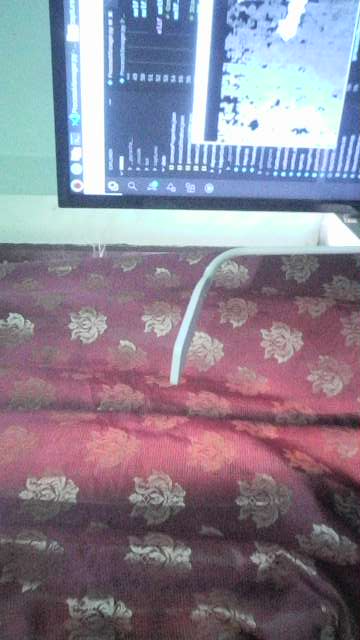
#> input picture testImages/visualOdometryTestImages/top_030521164146.png, 360 x 640 px, given as the content of the folder testImages/visualOdometryTestImages/1, which was not available
$ jupyter execute --allow-errors visualOdometryPipeline.ipynb   (shell and % lines are left out)   (older library calls are emulated)   (text cells are left out)
#> lines starting #> are read from the running program, lines starting #| are printed output that depends on the picture; pictures that were not available may be replaced by others from this repository, and a replacement may not be noted
### ImageProcessor.py
import datetime
import multiprocessing
import time

import cv2
import numpy as np

from helperScripts import jsonHelper
from StereoMatcher import StereoMatcher
from VoxelGrid import VoxelGrid


class ImageProcessor(multiprocessing.Process):
    """Class to handle image processing on capture stream"""
    def __init__(self, vertical=True):
        super(ImageProcessor, self).__init__()

        # Flags
        # Vertical or horizontal stereo rig
        self.vertical = vertical

        # Debug
        self.verbose = False

        # Capture link
        self.captureBufferReady = False
        self.captureEventReady = False

        # Calibration load
        self.monoCalibrationLoaded = False
        self.cameraPropertiesLoaded = False
        self.stereoCalibrationLoaded = False
        self.stereoRectifyLoaded = False


    ### Methods to link up with capture process

    # [267 lines left out: functions referenceCaptureBuffers, isCaptureBufferReady, referenceCaptureEvents, isCaptureEventReady, isCapturePipelineReady, captureImages and 6 more, not called in this run]


    ### Methods to load calibrations and camera properties

    def loadMonoCalibration(self, path="data/monoCalibration.json"):
        """Loads mono calibration data from given json"""

        dataDict = jsonHelper.jsonToDict(path)

        # Left
        self.cameraMatrixL = np.array(dataDict["left"]["cameraMatrix"])
        self.distortionCoeffsL = np.array(\
                                    dataDict["left"]["distortionCoeffs"])

        # Right
        self.cameraMatrixR = np.array(dataDict["right"]["cameraMatrix"])
        self.distortionCoeffsR = np.array(\
                                    dataDict["right"]["distortionCoeffs"])

        print("Loaded mono calibration")

        self.monoCalibrationLoaded = True


    # [133 lines left out: functions loadCameraProperties, loadStereoCalibration, loadStereoRectify, initUndistortRectifyMap, undistortRectifyRemap, convertToGrayscale, not called in this run]


    ### Methods to set context and start processes

    def setContext(self, context):
        """Selects which methods to run on start() based on context"""
        self.context = context


    # [10 lines left out: function run, not called in this run]


# [2 lines that do not run on import are left out]

### helperScripts/TimeKeeper.py
import time


class TimeKeeper:
    """Class to keep time of operations"""
    def __init__(self):
        pass


    def startPerfCounter(self):
        """Start an internal counter for evaluating performance. Stop with
        stopPerfCounter()"""
        self.perfCounter = [time.perf_counter(), 0]


    # [5 lines left out: function returnPerfCounter, not called in this run]

    def printPerfCounter(self):
        """Stop internal perf_counter and print elapsed time"""
        self.perfCounter[1] = time.perf_counter()

        print("Completed in {:.6f} seconds"\
                        .format(self.perfCounter[1]-self.perfCounter[0]))

    def getElapsedTime(self):
        """Return elapsed time of the last session"""
        return self.perfCounter[1]-self.perfCounter[0]


### visualOdometryPipeline.ipynb
[cell 1]
import cv2
import glob
import matplotlib.pyplot as plt
import numpy as np

from ImageProcessor import ImageProcessor
from helperScripts.TimeKeeper import TimeKeeper

[cell 2]
folderChoice = 1
path = "".join(["testImages/visualOdometryTestImages/", str(folderChoice)])

# Load set of top images
imageGlobT = sorted(glob.glob("".join([path, "/top_*", ".png"])))

# Load set of bottom images
imageGlobB = sorted(glob.glob("".join([path, "/bottom_*", ".png"])))

# Load depth map
imageGlobD = sorted(glob.glob("".join([path, "/topDepth_*", ".png"])))

if not (len(imageGlobT)==len(imageGlobB) and \
                len(imageGlobB)==len(imageGlobD)):
    print("Images could not be matched")

print ("Selections: 0-{}".format(len(imageGlobT)-2))

[cell 3]
# Top images
imagesT = []
for imageFile in imageGlobT:
    imagesT.append(cv2.imread(imageFile))

# Bottom images
imagesB = []
for imageFile in imageGlobB:
    imagesB.append(cv2.imread(imageFile))

# Depth maps; -1 flag to load them as is
depthMaps = []
for imageFile in imageGlobD:
    depthMaps.append(cv2.imread(imageFile, -1))

print(len(imagesT), len(imagesB), len(depthMaps))
#| 1 0 0

[cell 4]
selection = 0

plt.figure(figsize=(7,7))
plt.suptitle("Top images")
#> (the rest of this cell did not finish here and is left out)

[cell 5]
plt.figure(figsize=(7,7))
plt.suptitle("Bottom images")
#> (the rest of this cell did not finish here and is left out)

[cell 6]
plt.figure(figsize=(7,7))
plt.suptitle("Depth maps")
#> (the rest of this cell did not finish here and is left out)

#> (a cell that did not finish here is left out)

[cell 8]
timeKeeper = TimeKeeper()

[cell 9]
imageProcessor=ImageProcessor()
imageProcessor.loadMonoCalibration()
#> (the call stopped at in loadMonoCalibration, `dataDict = jsonHelper.jsonToDict(path)`: helperScripts is not available in this run)
#> (the rest of this cell did not finish here and is left out)

[cell 10]
def extractFeatures(orb, image):
    """Find keypoints and descriptors for the image"""
    keypoints = orb.detect(image, None)
#> keypoints = 500 keypoints; strongest (x, y, size): (203, 169, 31), (122, 81, 31), (59, 204, 53.6), (171, 168, 31)
#> image is the input picture: shape (640, 360, 3); mean B, G, R 146.7, 131, 138.2
    keypoints, descriptors = orb.compute(image, keypoints)

    return keypoints, descriptors

[cell 11]
timeKeeper.startPerfCounter()

orb = cv2.ORB_create()

keypoints, descriptors = extractFeatures(orb, imagesT[selection])

print("Number of features detected in frame {}: {}"\
                                .format(selection, len(keypoints)))
#| Number of features detected in frame 0: 500
print("Coordinates of first keypoint in frame {}: {}"\
                                .format(selection, str(keypoints[0].pt)))
#| Coordinates of first keypoint in frame 0: (315.0, 149.0)

timeKeeper.printPerfCounter()

[cell 12]
def visualizeFeatures(image, keypoints, flag):
    """Visualize extracted features in image"""
#> called with flag = 4
    display = cv2.drawKeypoints(image, keypoints, None, flags=flag)
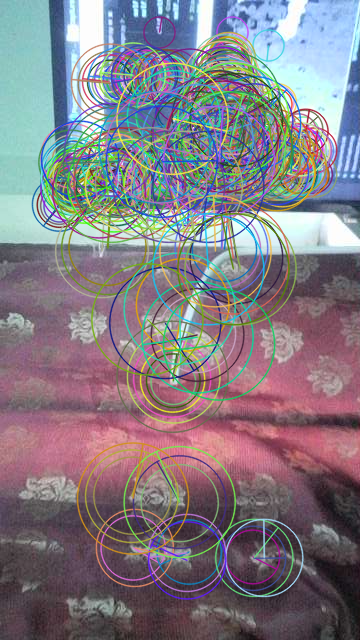
#> display: shape (640, 360, 3); mean B, G, R 132.5, 124.5, 131
    plt.figure(figsize=(7, 7))
    plt.imshow(cv2.cvtColor(cv2.rotate(display, cv2.ROTATE_90_CLOCKWISE), cv2.COLOR_BGR2RGB))

[cell 13]
visualizeFeatures(imagesT[selection], keypoints, 4)
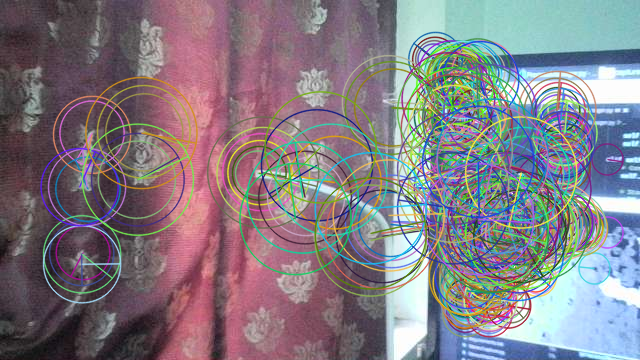
#> shown: shape (360, 640, 3); mean R, G, B 131, 124.5, 132.5

[cell 14]
visualizeFeatures(imagesT[selection], keypoints, 2)
#> call 2 of visualizeFeatures, with flag = 2
#> in visualizeFeatures (call 2), `display = cv2.drawKeypoints(image, keypoints, None, flags=flag)`:
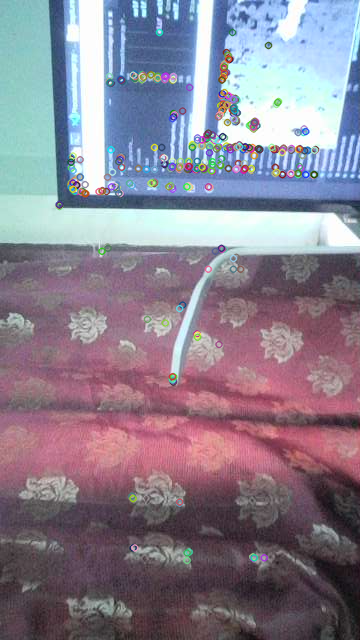
#> display: shape (640, 360, 3); mean B, G, R 144.4, 129.7, 137.6
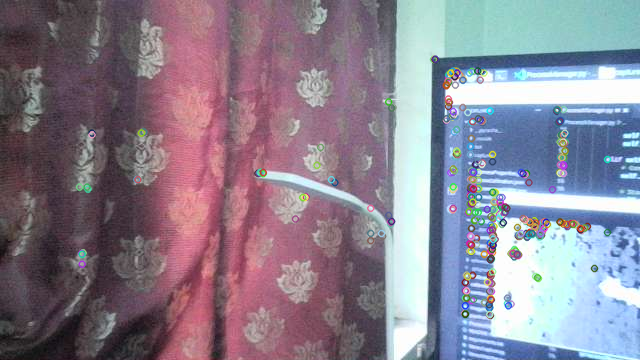
#> shown: shape (360, 640, 3); mean R, G, B 137.6, 129.7, 144.4

[cell 15]
def extractAllFeatures(images, extractFeatures, orb):
    """Find keypoints and descriptors for each image in folder"""
    allKeypoints = []
    allDescriptors = []

    for image in images:
        keypoints, descriptors = extractFeatures(orb, image)
        allKeypoints.append(keypoints)
        allDescriptors.append(descriptors)
#> this loop made 1 pass
#> after the loop, allDescriptors = 1 item; allKeypoints = 1 item

    return allKeypoints, allDescriptors

[cell 16]
timeKeeper.startPerfCounter()

allKeypoints, allDescriptors = extractAllFeatures(imagesT, extractFeatures, orb)
#> allKeypoints = 1 item; allDescriptors = 1 item

print(len(allKeypoints), len(allDescriptors))
#| 1 1

print("Number of features detected in frame {}: {}"\
                            .format(selection, len(allKeypoints[selection])))
#| Number of features detected in frame 0: 500
print("Coordinates of the first keypoint in frame {}: {}\n"\
                            .format(selection, str(allKeypoints[selection][0].pt)))
#| Coordinates of the first keypoint in frame 0: (315.0, 149.0)

timeKeeper.printPerfCounter()
print("Average time for each extraction: {:.5f}".format(timeKeeper.getElapsedTime()/len(imagesT)))
#| Average time for each extraction: 0.00752

[cell 17]
# [6 lines left out: function matchFeatures, not called in this run]

[cell 18]
timeKeeper.startPerfCounter()

bfMatcher = cv2.BFMatcher(cv2.NORM_HAMMING, crossCheck=True)

bestNMatches = 50

#> (the rest of this cell did not finish here and is left out)

[cell 19]
# [6 lines left out: function visualizeMatches, not called in this run]

#> (a cell that did not finish here is left out)

[cell 21]
def matchAllFeatures(allDescriptors, matchFeatures, bfMatcher, bestNMatches):
    """Match features for each subsequent image pair in the dataset"""
#> called with bestNMatches = 50
    matches = []

    for i in range(len(allDescriptors)-1):
        descriptor1 = allDescriptors[i]
        descriptor2 = allDescriptors[i+1]

        match = matchFeatures(bfMatcher, descriptor1, descriptor2, bestNMatches)

        matches.append(match)
#> this loop made 0 passes
#> after the loop, matches = []

    return matches

[cell 22]
timeKeeper.startPerfCounter()

matches = matchAllFeatures(allDescriptors, matchFeatures, bfMatcher, bestNMatches)
#> matches = []

#> (the rest of this cell did not finish here and is left out)
